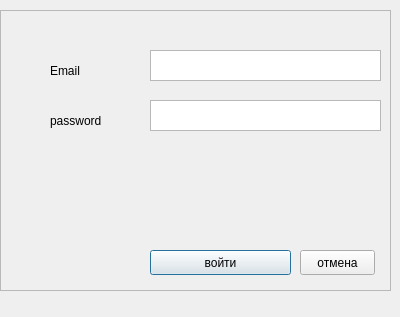
<?xml version="1.0" encoding="UTF-8"?>
<ui version="4.0">
 <class>login_window</class>
 <widget class="QDialog" name="login_window">
  <property name="geometry">
   <rect>
    <x>0</x>
    <y>0</y>
    <width>400</width>
    <height>317</height>
   </rect>
  </property>
  <property name="windowTitle">
   <string>Dialog</string>
  </property>
  <property name="styleSheet">
   <string notr="true">background: qlineargradient(
    x1: 0, y1: 0, x2: 1, y2: 1, 
    stop: 0 #A8D8FF, stop: 1 #F0E1FF
);
font-family: &quot;Noto Sans&quot;;</string>
  </property>
  <widget class="QFrame" name="login_frame">
   <property name="geometry">
    <rect>
     <x>0</x>
     <y>10</y>
     <width>391</width>
     <height>281</height>
    </rect>
   </property>
   <property name="frameShape">
    <enum>QFrame::Shape::StyledPanel</enum>
   </property>
   <property name="frameShadow">
    <enum>QFrame::Shadow::Raised</enum>
   </property>
   <widget class="QPushButton" name="login_button">
    <property name="geometry">
     <rect>
      <x>150</x>
      <y>240</y>
      <width>141</width>
      <height>25</height>
     </rect>
    </property>
    <property name="styleSheet">
     <string notr="true">color: #000000</string>
    </property>
    <property name="text">
     <string>войти</string>
    </property>
   </widget>
   <widget class="QPushButton" name="cancel_button">
    <property name="geometry">
     <rect>
      <x>300</x>
      <y>240</y>
      <width>75</width>
      <height>25</height>
     </rect>
    </property>
    <property name="styleSheet">
     <string notr="true">color: #000000</string>
    </property>
    <property name="text">
     <string>отмена</string>
    </property>
   </widget>
   <widget class="QLabel" name="login_email_label">
    <property name="geometry">
     <rect>
      <x>50</x>
      <y>50</y>
      <width>61</width>
      <height>21</height>
     </rect>
    </property>
    <property name="styleSheet">
     <string notr="true">color: #000000;</string>
    </property>
    <property name="text">
     <string>Email</string>
    </property>
   </widget>
   <widget class="QLabel" name="login_pwd_label">
    <property name="geometry">
     <rect>
      <x>50</x>
      <y>100</y>
      <width>71</width>
      <height>21</height>
     </rect>
    </property>
    <property name="styleSheet">
     <string notr="true">color: #000000;</string>
    </property>
    <property name="text">
     <string>password</string>
    </property>
   </widget>
   <widget class="QTextEdit" name="email_input">
    <property name="geometry">
     <rect>
      <x>150</x>
      <y>40</y>
      <width>231</width>
      <height>31</height>
     </rect>
    </property>
    <property name="font">
     <font>
      <family>Noto Sans</family>
      <pointsize>10</pointsize>
      <bold>true</bold>
     </font>
    </property>
    <property name="styleSheet">
     <string notr="true">color: #000000;</string>
    </property>
    <property name="html">
     <string>&lt;!DOCTYPE HTML PUBLIC &quot;-//W3C//DTD HTML 4.0//EN&quot; &quot;http://www.w3.org/TR/REC-html40/strict.dtd&quot;&gt;
&lt;html&gt;&lt;head&gt;&lt;meta name=&quot;qrichtext&quot; content=&quot;1&quot; /&gt;&lt;meta charset=&quot;utf-8&quot; /&gt;&lt;style type=&quot;text/css&quot;&gt;
p, li { white-space: pre-wrap; }
hr { height: 1px; border-width: 0; }
li.unchecked::marker { content: &quot;\2610&quot;; }
li.checked::marker { content: &quot;\2612&quot;; }
&lt;/style&gt;&lt;/head&gt;&lt;body style=&quot; font-family:'Noto Sans'; font-size:10pt; font-weight:700; font-style:normal;&quot;&gt;
&lt;p style=&quot;-qt-paragraph-type:empty; margin-top:12px; margin-bottom:12px; margin-left:0px; margin-right:0px; -qt-block-indent:0; text-indent:0px;&quot;&gt;&lt;br /&gt;&lt;/p&gt;&lt;/body&gt;&lt;/html&gt;</string>
    </property>
   </widget>
   <widget class="QTextEdit" name="pwd_input">
    <property name="geometry">
     <rect>
      <x>150</x>
      <y>90</y>
      <width>231</width>
      <height>31</height>
     </rect>
    </property>
    <property name="font">
     <font>
      <family>Noto Sans</family>
      <pointsize>10</pointsize>
      <bold>true</bold>
     </font>
    </property>
    <property name="styleSheet">
     <string notr="true">color: #000000;</string>
    </property>
    <property name="html">
     <string>&lt;!DOCTYPE HTML PUBLIC &quot;-//W3C//DTD HTML 4.0//EN&quot; &quot;http://www.w3.org/TR/REC-html40/strict.dtd&quot;&gt;
&lt;html&gt;&lt;head&gt;&lt;meta name=&quot;qrichtext&quot; content=&quot;1&quot; /&gt;&lt;meta charset=&quot;utf-8&quot; /&gt;&lt;style type=&quot;text/css&quot;&gt;
p, li { white-space: pre-wrap; }
hr { height: 1px; border-width: 0; }
li.unchecked::marker { content: &quot;\2610&quot;; }
li.checked::marker { content: &quot;\2612&quot;; }
&lt;/style&gt;&lt;/head&gt;&lt;body style=&quot; font-family:'Noto Sans'; font-size:10pt; font-weight:700; font-style:normal;&quot;&gt;
&lt;p style=&quot;-qt-paragraph-type:empty; margin-top:12px; margin-bottom:12px; margin-left:0px; margin-right:0px; -qt-block-indent:0; text-indent:0px;&quot;&gt;&lt;br /&gt;&lt;/p&gt;&lt;/body&gt;&lt;/html&gt;</string>
    </property>
   </widget>
  </widget>
 </widget>
 <resources/>
 <connections/>
</ui>
